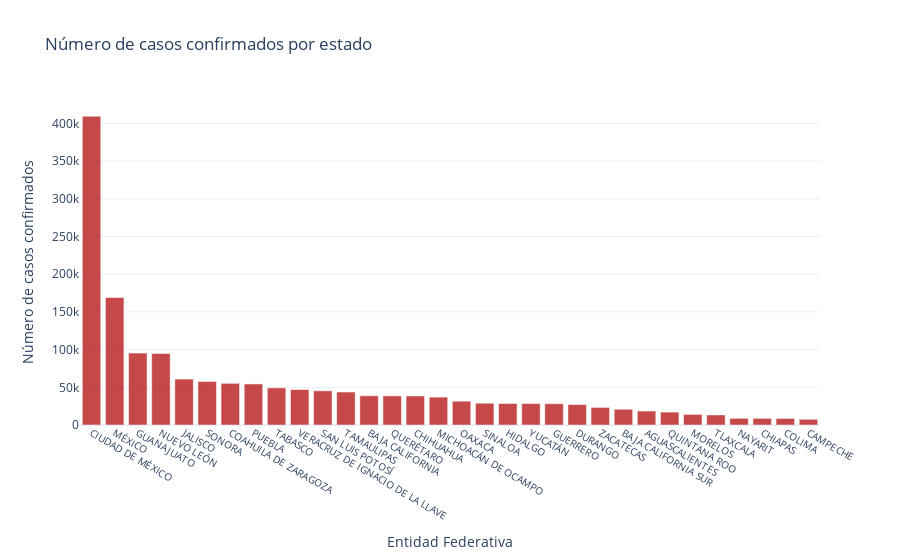

Here is the notebook cell this chart was saved with:
### Code cell
# Bar plot of the confirmed cases by state
confirmados_por_entidad.sort_values("Casos confirmados", ascending = False, inplace = True ) # Ordenando por número de casos de forma descendente 
fig_bar_edo = px.bar( x = confirmados_por_entidad["ENTIDAD_FEDERATIVA"], y = confirmados_por_entidad["Casos confirmados"],
                        labels = dict(x = "Entidad Federativa", y = "Número de casos confirmados"), title = "Número de casos confirmados por estado")


fig_bar_edo.update_xaxes(type='category', tickfont=dict(size = 10))
fig_bar_edo.update_traces(marker = dict(color = "#b71c1c"), opacity = 0.8)
fig_bar_edo.show()

### Figure 1 — Plotly figure (JSON) as saved in the notebook; plotly's stock layout.template omitted (floating-point values rounded to 4 significant figures)
{"data": [{"alignmentgroup": "True", "hovertemplate": "Entidad Federativa=%{x}<br>Número de casos confirmados=%{y}<extra></extra>", "legendgroup": "", "marker": {"color": "#b71c1c"}, "name": "", "offsetgroup": "", "opacity": 0.8, "orientation": "v", "showlegend": false, "textposition": "auto", "type": "bar", "x": ["CIUDAD DE MÉXICO", "MÉXICO", "GUANAJUATO", "NUEVO LEÓN", "JALISCO", "SONORA", "COAHUILA DE ZARAGOZA", "PUEBLA", "TABASCO", "VERACRUZ DE IGNACIO DE LA LLAVE", "SAN LUIS POTOSÍ", "TAMAULIPAS", "BAJA CALIFORNIA", "QUERÉTARO", "CHIHUAHUA", "MICHOACÁN DE OCAMPO", "OAXACA", "SINALOA", "HIDALGO", "YUCATÁN", "GUERRERO", "DURANGO", "ZACATECAS", "BAJA CALIFORNIA SUR", "AGUASCALIENTES", "QUINTANA ROO", "MORELOS", "TLAXCALA", "NAYARIT", "CHIAPAS", "COLIMA", "CAMPECHE"], "xaxis": "x", "y": [409551, 169105, 95394, 94796, 60907, 57748, 55256, 54455, 49248, 47067, 45363, 43753, 38784, 38615, 38463, 36973, 31596, 28907, 28546, 28462, 28257, 27119, 23311, 20907, 18519, 17143, 14085, 13299, 8859, 8786, 8650, 7578], "yaxis": "y"}], "layout": {"barmode": "relative", "legend": {"tracegroupgap": 0}, "title": {"text": "Número de casos confirmados por estado"}, "xaxis": {"anchor": "y", "domain": [0, 1], "tickfont": {"size": 10}, "title": {"text": "Entidad Federativa"}, "type": "category"}, "yaxis": {"anchor": "x", "domain": [0, 1], "title": {"text": "Número de casos confirmados"}}}}
